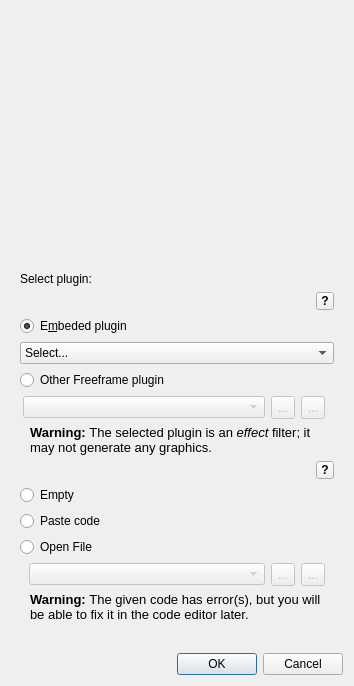
<?xml version="1.0" encoding="UTF-8"?>
<ui version="4.0">
 <class>FFGLSourceCreationDialog</class>
 <widget class="QDialog" name="FFGLSourceCreationDialog">
  <property name="geometry">
   <rect>
    <x>0</x>
    <y>0</y>
    <width>354</width>
    <height>686</height>
   </rect>
  </property>
  <property name="windowTitle">
   <string>GLMixer - New plugin source</string>
  </property>
  <property name="windowIcon">
   <iconset resource="../icons.qrc">
    <normaloff>:/glmixer/icons/plugin-source.png</normaloff>:/glmixer/icons/plugin-source.png</iconset>
  </property>
  <property name="styleSheet">
   <string notr="true">QToolButton {
     min-height: 16px;
     min-width: 16px;
}
</string>
  </property>
  <layout class="QVBoxLayout" name="verticalLayout_3">
   <item>
    <widget class="SourceDisplayWidget" name="preview" native="true">
     <property name="sizePolicy">
      <sizepolicy hsizetype="Expanding" vsizetype="Expanding">
       <horstretch>0</horstretch>
       <verstretch>0</verstretch>
      </sizepolicy>
     </property>
     <property name="minimumSize">
      <size>
       <width>0</width>
       <height>100</height>
      </size>
     </property>
    </widget>
   </item>
   <item>
    <widget class="QWidget" name="widget1" native="true">
     <property name="sizePolicy">
      <sizepolicy hsizetype="Preferred" vsizetype="Preferred">
       <horstretch>0</horstretch>
       <verstretch>0</verstretch>
      </sizepolicy>
     </property>
     <layout class="QVBoxLayout" name="verticalLayout">
      <item>
       <widget class="QLabel" name="label">
        <property name="text">
         <string>Select plugin:</string>
        </property>
       </widget>
      </item>
      <item>
       <layout class="QHBoxLayout" name="horizontalLayout_2">
        <item>
         <widget class="QLabel" name="label_2">
          <property name="text">
           <string/>
          </property>
          <property name="pixmap">
           <pixmap resource="../icons.qrc">:/glmixer/icons/freeframe.png</pixmap>
          </property>
          <property name="scaledContents">
           <bool>false</bool>
          </property>
         </widget>
        </item>
        <item>
         <widget class="QToolButton" name="helpFreeFrameButton">
          <property name="toolTip">
           <string>Open Online Documentation</string>
          </property>
          <property name="styleSheet">
           <string notr="true">QToolButton {
     min-height: 16px;
     min-width: 16px;
     max-height: 16px;
     max-width: 16px;
        font: bold;
}

</string>
          </property>
          <property name="text">
           <string>?</string>
          </property>
          <property name="icon">
           <iconset resource="../icons.qrc">
            <normaloff>:/glmixer/icons/question.png</normaloff>:/glmixer/icons/question.png</iconset>
          </property>
         </widget>
        </item>
       </layout>
      </item>
      <item>
       <widget class="QRadioButton" name="freeframeEmbededPlugin">
        <property name="text">
         <string>E&amp;mbeded plugin</string>
        </property>
        <property name="checked">
         <bool>true</bool>
        </property>
       </widget>
      </item>
      <item>
       <widget class="QComboBox" name="freeframeEmbededList">
        <property name="toolTip">
         <string>Select a plugin generating graphics to become a source. </string>
        </property>
        <item>
         <property name="text">
          <string>Select...</string>
         </property>
        </item>
        <item>
         <property name="text">
          <string>Screen capture </string>
         </property>
         <property name="icon">
          <iconset resource="../icons.qrc">
           <normaloff>:/glmixer/icons/display-capture.png</normaloff>:/glmixer/icons/display-capture.png</iconset>
         </property>
        </item>
        <item>
         <property name="text">
          <string>Webcam</string>
         </property>
         <property name="icon">
          <iconset resource="../icons.qrc">
           <normaloff>:/glmixer/icons/webcam.png</normaloff>:/glmixer/icons/webcam.png</iconset>
         </property>
        </item>
       </widget>
      </item>
      <item>
       <widget class="QRadioButton" name="freeframeFilePlugin">
        <property name="text">
         <string>Other Freeframe plugin</string>
        </property>
       </widget>
      </item>
      <item>
       <widget class="QWidget" name="widgetSelectPluginFile" native="true">
        <property name="enabled">
         <bool>false</bool>
        </property>
        <property name="sizePolicy">
         <sizepolicy hsizetype="Preferred" vsizetype="Maximum">
          <horstretch>0</horstretch>
          <verstretch>0</verstretch>
         </sizepolicy>
        </property>
        <layout class="QHBoxLayout" name="horizontalLayout">
         <property name="leftMargin">
          <number>3</number>
         </property>
         <property name="topMargin">
          <number>0</number>
         </property>
         <property name="bottomMargin">
          <number>0</number>
         </property>
         <item>
          <widget class="QComboBox" name="freeframeFileList">
           <property name="toolTip">
            <string>Select a FreeFrame DLL generating graphics to become a source.</string>
           </property>
           <property name="editable">
            <bool>false</bool>
           </property>
           <property name="maxCount">
            <number>10</number>
           </property>
           <property name="insertPolicy">
            <enum>QComboBox::InsertAtTop</enum>
           </property>
           <property name="sizeAdjustPolicy">
            <enum>QComboBox::AdjustToMinimumContentsLength</enum>
           </property>
           <property name="duplicatesEnabled">
            <bool>false</bool>
           </property>
           <property name="frame">
            <bool>true</bool>
           </property>
          </widget>
         </item>
         <item>
          <widget class="QToolButton" name="freeframeOpenfile">
           <property name="toolTip">
            <string>Browse to open a shared library file (.dll, .so or .bundle).</string>
           </property>
           <property name="text">
            <string>...</string>
           </property>
           <property name="icon">
            <iconset resource="../icons.qrc">
             <normaloff>:/glmixer/icons/folderadd.png</normaloff>:/glmixer/icons/folderadd.png</iconset>
           </property>
          </widget>
         </item>
         <item>
          <widget class="QToolButton" name="freeframeDeleteFile">
           <property name="text">
            <string>...</string>
           </property>
           <property name="icon">
            <iconset resource="../icons.qrc">
             <normaloff>:/glmixer/icons/fileclose.png</normaloff>:/glmixer/icons/fileclose.png</iconset>
           </property>
          </widget>
         </item>
        </layout>
       </widget>
      </item>
      <item>
       <widget class="QLabel" name="freeframeLabelWarning">
        <property name="sizePolicy">
         <sizepolicy hsizetype="Preferred" vsizetype="Maximum">
          <horstretch>0</horstretch>
          <verstretch>0</verstretch>
         </sizepolicy>
        </property>
        <property name="text">
         <string>&lt;html&gt;&lt;head/&gt;&lt;body&gt;&lt;p&gt;&lt;span style=&quot; font-size:10pt; font-weight:600;&quot;&gt;Warning: &lt;/span&gt;&lt;span style=&quot; font-size:10pt;&quot;&gt;The selected plugin is an &lt;/span&gt;&lt;span style=&quot; font-size:10pt; font-style:italic;&quot;&gt;effect&lt;/span&gt;&lt;span style=&quot; font-size:10pt;&quot;&gt; filter; it may not generate any graphics.&lt;/span&gt;&lt;/p&gt;&lt;/body&gt;&lt;/html&gt;</string>
        </property>
        <property name="wordWrap">
         <bool>true</bool>
        </property>
        <property name="indent">
         <number>10</number>
        </property>
        <property name="textInteractionFlags">
         <set>Qt::NoTextInteraction</set>
        </property>
       </widget>
      </item>
      <item>
       <layout class="QHBoxLayout" name="horizontalLayout_4">
        <item>
         <widget class="QLabel" name="label_4">
          <property name="text">
           <string/>
          </property>
          <property name="pixmap">
           <pixmap resource="../icons.qrc">:/glmixer/icons/shadertoy_black.png</pixmap>
          </property>
         </widget>
        </item>
        <item>
         <widget class="QToolButton" name="helpShadertoyButton">
          <property name="toolTip">
           <string>Open Online Documentation</string>
          </property>
          <property name="styleSheet">
           <string notr="true">QToolButton {
     min-height: 16px;
     min-width: 16px;
     max-height: 16px;
     max-width: 16px;
        font: bold;
}

</string>
          </property>
          <property name="text">
           <string>?</string>
          </property>
          <property name="icon">
           <iconset resource="../icons.qrc">
            <normaloff>:/glmixer/icons/question.png</normaloff>:/glmixer/icons/question.png</iconset>
          </property>
         </widget>
        </item>
       </layout>
      </item>
      <item>
       <widget class="QRadioButton" name="shadertoyGeneric">
        <property name="sizePolicy">
         <sizepolicy hsizetype="Minimum" vsizetype="Maximum">
          <horstretch>0</horstretch>
          <verstretch>0</verstretch>
         </sizepolicy>
        </property>
        <property name="toolTip">
         <string>Create a new empty  ShaderToy source</string>
        </property>
        <property name="text">
         <string>Empty</string>
        </property>
        <property name="checked">
         <bool>false</bool>
        </property>
       </widget>
      </item>
      <item>
       <widget class="QRadioButton" name="shadertoyClipboard">
        <property name="sizePolicy">
         <sizepolicy hsizetype="Minimum" vsizetype="Maximum">
          <horstretch>0</horstretch>
          <verstretch>0</verstretch>
         </sizepolicy>
        </property>
        <property name="toolTip">
         <string>Use the text in clibboard as code of the new ShaderToy</string>
        </property>
        <property name="text">
         <string>Paste code</string>
        </property>
       </widget>
      </item>
      <item>
       <widget class="QRadioButton" name="shadertoyFile">
        <property name="sizePolicy">
         <sizepolicy hsizetype="Minimum" vsizetype="Maximum">
          <horstretch>0</horstretch>
          <verstretch>0</verstretch>
         </sizepolicy>
        </property>
        <property name="toolTip">
         <string>Open a text file to define code of the new ShaderToy</string>
        </property>
        <property name="text">
         <string>Open File</string>
        </property>
       </widget>
      </item>
      <item>
       <widget class="QWidget" name="widgetSelectGLSLFile" native="true">
        <property name="enabled">
         <bool>false</bool>
        </property>
        <property name="sizePolicy">
         <sizepolicy hsizetype="Preferred" vsizetype="Maximum">
          <horstretch>0</horstretch>
          <verstretch>0</verstretch>
         </sizepolicy>
        </property>
        <layout class="QHBoxLayout" name="horizontalLayout_3">
         <property name="topMargin">
          <number>0</number>
         </property>
         <property name="bottomMargin">
          <number>0</number>
         </property>
         <item>
          <widget class="QComboBox" name="shadertoyFileList">
           <property name="toolTip">
            <string>Select a text file containing GLSL ShaderToy code</string>
           </property>
           <property name="editable">
            <bool>false</bool>
           </property>
           <property name="maxCount">
            <number>10</number>
           </property>
           <property name="insertPolicy">
            <enum>QComboBox::InsertAtTop</enum>
           </property>
           <property name="sizeAdjustPolicy">
            <enum>QComboBox::AdjustToMinimumContentsLength</enum>
           </property>
           <property name="duplicatesEnabled">
            <bool>false</bool>
           </property>
           <property name="frame">
            <bool>true</bool>
           </property>
          </widget>
         </item>
         <item>
          <widget class="QToolButton" name="shadertoyOpenFile">
           <property name="toolTip">
            <string>Browse to open a text file (.txt, .glsl, etc.).</string>
           </property>
           <property name="text">
            <string>...</string>
           </property>
           <property name="icon">
            <iconset resource="../icons.qrc">
             <normaloff>:/glmixer/icons/folderadd.png</normaloff>:/glmixer/icons/folderadd.png</iconset>
           </property>
          </widget>
         </item>
         <item>
          <widget class="QToolButton" name="shaderToyDeleteFile">
           <property name="text">
            <string>...</string>
           </property>
           <property name="icon">
            <iconset resource="../icons.qrc">
             <normaloff>:/glmixer/icons/fileclose.png</normaloff>:/glmixer/icons/fileclose.png</iconset>
           </property>
          </widget>
         </item>
        </layout>
       </widget>
      </item>
      <item>
       <widget class="QLabel" name="shadertoyLabelWarning">
        <property name="sizePolicy">
         <sizepolicy hsizetype="Preferred" vsizetype="Maximum">
          <horstretch>0</horstretch>
          <verstretch>0</verstretch>
         </sizepolicy>
        </property>
        <property name="text">
         <string>&lt;html&gt;&lt;head/&gt;&lt;body&gt;&lt;p&gt;&lt;span style=&quot; font-size:10pt; font-weight:600;&quot;&gt;Warning: &lt;/span&gt;&lt;span style=&quot; font-size:10pt;&quot;&gt;The given code has error(s), but you will be able to fix it in the code editor later.&lt;/span&gt;&lt;/p&gt;&lt;/body&gt;&lt;/html&gt;</string>
        </property>
        <property name="wordWrap">
         <bool>true</bool>
        </property>
        <property name="indent">
         <number>10</number>
        </property>
        <property name="textInteractionFlags">
         <set>Qt::NoTextInteraction</set>
        </property>
       </widget>
      </item>
      <item>
       <widget class="SizeSelectionWidget" name="sizeselection" native="true">
        <property name="sizePolicy">
         <sizepolicy hsizetype="Preferred" vsizetype="Maximum">
          <horstretch>0</horstretch>
          <verstretch>0</verstretch>
         </sizepolicy>
        </property>
        <property name="minimumSize">
         <size>
          <width>0</width>
          <height>10</height>
         </size>
        </property>
       </widget>
      </item>
     </layout>
    </widget>
   </item>
   <item>
    <widget class="QDialogButtonBox" name="validationBox">
     <property name="orientation">
      <enum>Qt::Horizontal</enum>
     </property>
     <property name="standardButtons">
      <set>QDialogButtonBox::Cancel|QDialogButtonBox::Ok</set>
     </property>
    </widget>
   </item>
  </layout>
 </widget>
 <customwidgets>
  <customwidget>
   <class>SourceDisplayWidget</class>
   <extends>QWidget</extends>
   <header>SourceDisplayWidget.h</header>
   <container>1</container>
  </customwidget>
  <customwidget>
   <class>SizeSelectionWidget</class>
   <extends>QWidget</extends>
   <header>SizeSelectionWidget.h</header>
   <container>1</container>
   <slots>
    <signal>sizeChanged()</signal>
   </slots>
  </customwidget>
 </customwidgets>
 <resources>
  <include location="../icons.qrc"/>
 </resources>
 <connections>
  <connection>
   <sender>validationBox</sender>
   <signal>accepted()</signal>
   <receiver>FFGLSourceCreationDialog</receiver>
   <slot>accept()</slot>
   <hints>
    <hint type="sourcelabel">
     <x>281</x>
     <y>659</y>
    </hint>
    <hint type="destinationlabel">
     <x>157</x>
     <y>274</y>
    </hint>
   </hints>
  </connection>
  <connection>
   <sender>validationBox</sender>
   <signal>rejected()</signal>
   <receiver>FFGLSourceCreationDialog</receiver>
   <slot>reject()</slot>
   <hints>
    <hint type="sourcelabel">
     <x>336</x>
     <y>659</y>
    </hint>
    <hint type="destinationlabel">
     <x>286</x>
     <y>274</y>
    </hint>
   </hints>
  </connection>
  <connection>
   <sender>freeframeOpenfile</sender>
   <signal>clicked()</signal>
   <receiver>FFGLSourceCreationDialog</receiver>
   <slot>browseFreeframePlugin()</slot>
   <hints>
    <hint type="sourcelabel">
     <x>293</x>
     <y>388</y>
    </hint>
    <hint type="destinationlabel">
     <x>359</x>
     <y>405</y>
    </hint>
   </hints>
  </connection>
  <connection>
   <sender>freeframeFilePlugin</sender>
   <signal>toggled(bool)</signal>
   <receiver>widgetSelectPluginFile</receiver>
   <slot>setEnabled(bool)</slot>
   <hints>
    <hint type="sourcelabel">
     <x>170</x>
     <y>355</y>
    </hint>
    <hint type="destinationlabel">
     <x>170</x>
     <y>388</y>
    </hint>
   </hints>
  </connection>
  <connection>
   <sender>shadertoyFile</sender>
   <signal>toggled(bool)</signal>
   <receiver>widgetSelectGLSLFile</receiver>
   <slot>setEnabled(bool)</slot>
   <hints>
    <hint type="sourcelabel">
     <x>204</x>
     <y>539</y>
    </hint>
    <hint type="destinationlabel">
     <x>166</x>
     <y>572</y>
    </hint>
   </hints>
  </connection>
  <connection>
   <sender>freeframeEmbededPlugin</sender>
   <signal>toggled(bool)</signal>
   <receiver>freeframeEmbededList</receiver>
   <slot>setEnabled(bool)</slot>
   <hints>
    <hint type="sourcelabel">
     <x>170</x>
     <y>299</y>
    </hint>
    <hint type="destinationlabel">
     <x>170</x>
     <y>329</y>
    </hint>
   </hints>
  </connection>
  <connection>
   <sender>shadertoyOpenFile</sender>
   <signal>clicked()</signal>
   <receiver>FFGLSourceCreationDialog</receiver>
   <slot>browseShadertoyPlugin()</slot>
   <hints>
    <hint type="sourcelabel">
     <x>288</x>
     <y>572</y>
    </hint>
    <hint type="destinationlabel">
     <x>372</x>
     <y>392</y>
    </hint>
   </hints>
  </connection>
  <connection>
   <sender>freeframeEmbededPlugin</sender>
   <signal>clicked()</signal>
   <receiver>FFGLSourceCreationDialog</receiver>
   <slot>updateSourcePreview()</slot>
   <hints>
    <hint type="sourcelabel">
     <x>335</x>
     <y>299</y>
    </hint>
    <hint type="destinationlabel">
     <x>408</x>
     <y>174</y>
    </hint>
   </hints>
  </connection>
  <connection>
   <sender>freeframeFilePlugin</sender>
   <signal>clicked()</signal>
   <receiver>FFGLSourceCreationDialog</receiver>
   <slot>updateSourcePreview()</slot>
   <hints>
    <hint type="sourcelabel">
     <x>335</x>
     <y>355</y>
    </hint>
    <hint type="destinationlabel">
     <x>409</x>
     <y>236</y>
    </hint>
   </hints>
  </connection>
  <connection>
   <sender>shadertoyGeneric</sender>
   <signal>clicked()</signal>
   <receiver>FFGLSourceCreationDialog</receiver>
   <slot>updateSourcePreview()</slot>
   <hints>
    <hint type="sourcelabel">
     <x>247</x>
     <y>487</y>
    </hint>
    <hint type="destinationlabel">
     <x>81</x>
     <y>696</y>
    </hint>
   </hints>
  </connection>
  <connection>
   <sender>shadertoyFile</sender>
   <signal>clicked()</signal>
   <receiver>FFGLSourceCreationDialog</receiver>
   <slot>updateSourcePreview()</slot>
   <hints>
    <hint type="sourcelabel">
     <x>155</x>
     <y>539</y>
    </hint>
    <hint type="destinationlabel">
     <x>106</x>
     <y>691</y>
    </hint>
   </hints>
  </connection>
  <connection>
   <sender>shadertoyClipboard</sender>
   <signal>clicked()</signal>
   <receiver>FFGLSourceCreationDialog</receiver>
   <slot>updateSourcePreview()</slot>
   <hints>
    <hint type="sourcelabel">
     <x>99</x>
     <y>513</y>
    </hint>
    <hint type="destinationlabel">
     <x>64</x>
     <y>716</y>
    </hint>
   </hints>
  </connection>
  <connection>
   <sender>freeframeEmbededList</sender>
   <signal>currentIndexChanged(int)</signal>
   <receiver>FFGLSourceCreationDialog</receiver>
   <slot>updateSourcePreview()</slot>
   <hints>
    <hint type="sourcelabel">
     <x>312</x>
     <y>329</y>
    </hint>
    <hint type="destinationlabel">
     <x>404</x>
     <y>208</y>
    </hint>
   </hints>
  </connection>
  <connection>
   <sender>freeframeFileList</sender>
   <signal>currentIndexChanged(int)</signal>
   <receiver>FFGLSourceCreationDialog</receiver>
   <slot>updateSourcePreview()</slot>
   <hints>
    <hint type="sourcelabel">
     <x>104</x>
     <y>385</y>
    </hint>
    <hint type="destinationlabel">
     <x>-11</x>
     <y>269</y>
    </hint>
   </hints>
  </connection>
  <connection>
   <sender>shadertoyFileList</sender>
   <signal>currentIndexChanged(int)</signal>
   <receiver>FFGLSourceCreationDialog</receiver>
   <slot>updateSourcePreview()</slot>
   <hints>
    <hint type="sourcelabel">
     <x>90</x>
     <y>569</y>
    </hint>
    <hint type="destinationlabel">
     <x>-10</x>
     <y>449</y>
    </hint>
   </hints>
  </connection>
  <connection>
   <sender>shaderToyDeleteFile</sender>
   <signal>clicked()</signal>
   <receiver>FFGLSourceCreationDialog</receiver>
   <slot>deleteShadertoyPlugin()</slot>
   <hints>
    <hint type="sourcelabel">
     <x>318</x>
     <y>572</y>
    </hint>
    <hint type="destinationlabel">
     <x>369</x>
     <y>460</y>
    </hint>
   </hints>
  </connection>
  <connection>
   <sender>freeframeDeleteFile</sender>
   <signal>clicked()</signal>
   <receiver>FFGLSourceCreationDialog</receiver>
   <slot>deleteFreeframePlugin()</slot>
   <hints>
    <hint type="sourcelabel">
     <x>326</x>
     <y>388</y>
    </hint>
    <hint type="destinationlabel">
     <x>398</x>
     <y>269</y>
    </hint>
   </hints>
  </connection>
  <connection>
   <sender>sizeselection</sender>
   <signal>sizeChanged()</signal>
   <receiver>FFGLSourceCreationDialog</receiver>
   <slot>updateSourcePreview()</slot>
   <hints>
    <hint type="sourcelabel">
     <x>262</x>
     <y>639</y>
    </hint>
    <hint type="destinationlabel">
     <x>423</x>
     <y>615</y>
    </hint>
   </hints>
  </connection>
  <connection>
   <sender>helpFreeFrameButton</sender>
   <signal>clicked()</signal>
   <receiver>FFGLSourceCreationDialog</receiver>
   <slot>showFreeframeHelp()</slot>
   <hints>
    <hint type="sourcelabel">
     <x>325</x>
     <y>256</y>
    </hint>
    <hint type="destinationlabel">
     <x>380</x>
     <y>258</y>
    </hint>
   </hints>
  </connection>
  <connection>
   <sender>helpShadertoyButton</sender>
   <signal>clicked()</signal>
   <receiver>FFGLSourceCreationDialog</receiver>
   <slot>showShadertoyHelp()</slot>
   <hints>
    <hint type="sourcelabel">
     <x>325</x>
     <y>443</y>
    </hint>
    <hint type="destinationlabel">
     <x>392</x>
     <y>447</y>
    </hint>
   </hints>
  </connection>
 </connections>
 <slots>
  <slot>browseFreeframePlugin()</slot>
  <slot>updateSourcePreview()</slot>
  <slot>selectSizePreset(int)</slot>
  <slot>browseShadertoyPlugin()</slot>
  <slot>deleteShadertoyPlugin()</slot>
  <slot>deleteFreeframePlugin()</slot>
  <slot>showFreeframeHelp()</slot>
  <slot>showShadertoyHelp()</slot>
 </slots>
</ui>
